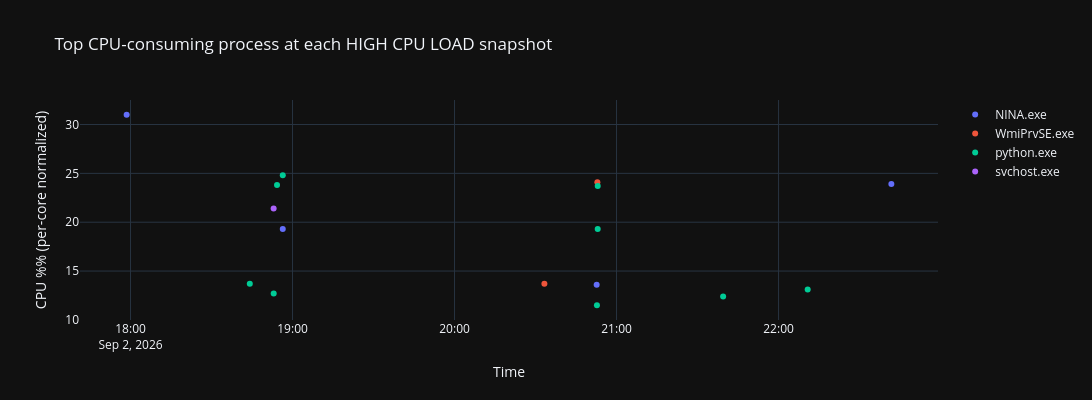

This figure's notebook cell:
### Markdown cell above
# HIGH CPU LOAD breakdown (system resource contention)

Whenever a vitals snapshot above observes CPU > 95%, the driver triggers a one-shot
top-5-process probe (`shr.system_cpu()`), logged as its own `HIGH CPU LOAD breakdown`
line -- the single most direct signal for "was this dropout caused by something else on
the machine competing for CPU", as opposed to a genuine network/WiFi/Polaris-side
problem. An empty result here for a dropout you're investigating is itself informative --
it points *away* from local CPU contention as the cause.

### Code cell
high_cpu_df = load_high_cpu_events(log_filenames, log_dir=LOG_DIR)
if len(high_cpu_df):
    print(f"HIGH CPU LOAD events: {high_cpu_df.timestamp.nunique()} snapshot(s), {len(high_cpu_df)} process-rows")
    print("\nMost frequent top-1 (highest CPU%) process per snapshot:")
    print(high_cpu_df[high_cpu_df['rank'] == 1].process.value_counts().to_string())

    top1 = high_cpu_df[high_cpu_df['rank'] == 1]
    fig = go.Figure()
    for proc, g in top1.groupby('process'):
        fig.add_trace(go.Scatter(x=g.timestamp, y=g.cpu_pct, mode='markers', name=proc,
            marker=dict(size=6)))
    fig.update_layout(height=400, width=1200, template='plotly_dark',
        title='Top CPU-consuming process at each HIGH CPU LOAD snapshot',
        xaxis_title='Time', yaxis_title='CPU %% (per-core normalized)', hovermode='x unified')
    fig.show()
else:
    print("No HIGH CPU LOAD breakdown lines found -- no CPU-contention events observed in this capture.")
high_cpu_df.head(20)

### Figure 1 — Plotly figure (JSON) as saved in the notebook; plotly's stock layout.template omitted (floating-point values rounded to 4 significant figures)
{"data": [{"marker": {"size": 6}, "mode": "markers", "name": "NINA.exe", "type": "scatter", "x": ["2026-09-02T17:58:33.494000", "2026-09-02T18:56:22.804000", "2026-09-02T20:52:38.164000", "2026-09-02T22:41:46.756000"], "y": [31.0, 19.3, 13.6, 23.9]}, {"marker": {"size": 6}, "mode": "markers", "name": "WmiPrvSE.exe", "type": "scatter", "x": ["2026-09-02T20:33:16.682000", "2026-09-02T20:52:53.987000"], "y": [13.7, 24.1]}, {"marker": {"size": 6}, "mode": "markers", "name": "python.exe", "type": "scatter", "x": ["2026-09-02T18:44:09.886000", "2026-09-02T18:53:01.242000", "2026-09-02T18:54:14.926000", "2026-09-02T18:56:23.105000", "2026-09-02T20:52:44.119000", "2026-09-02T20:53:01.357000", "2026-09-02T20:53:01.658000", "2026-09-02T21:39:28.868000", "2026-09-02T22:10:47.966000"], "y": [13.7, 12.7, 23.8, 24.8, 11.5, 19.3, 23.7, 12.4, 13.1]}, {"marker": {"size": 6}, "mode": "markers", "name": "svchost.exe", "type": "scatter", "x": ["2026-09-02T18:52:59.707000"], "y": [21.4]}], "layout": {"height": 400, "hovermode": "x unified", "title": {"text": "Top CPU-consuming process at each HIGH CPU LOAD snapshot"}, "width": 1200, "xaxis": {"title": {"text": "Time"}}, "yaxis": {"title": {"text": "CPU %% (per-core normalized)"}}}}
